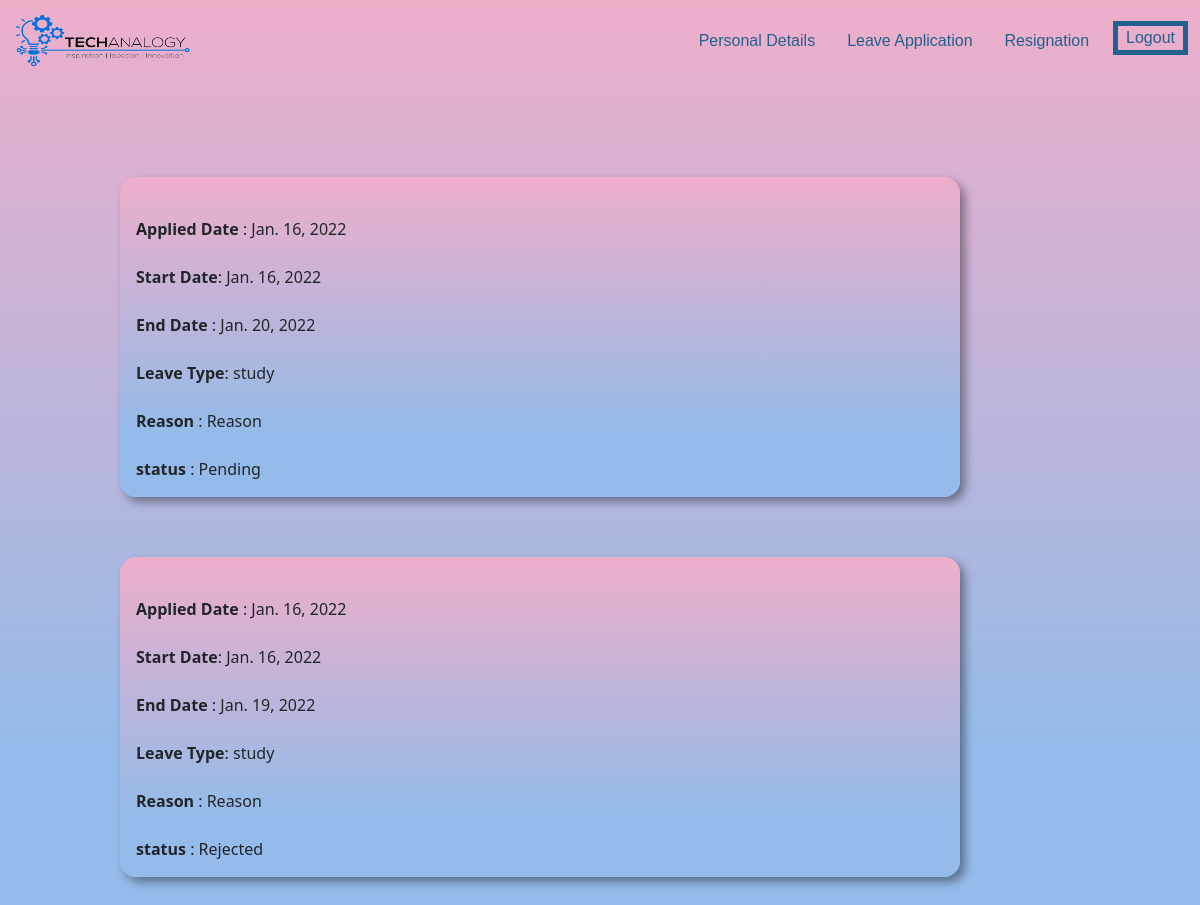
/leave/leave_status/ (signed in), run on an earlier commit of the app's database.
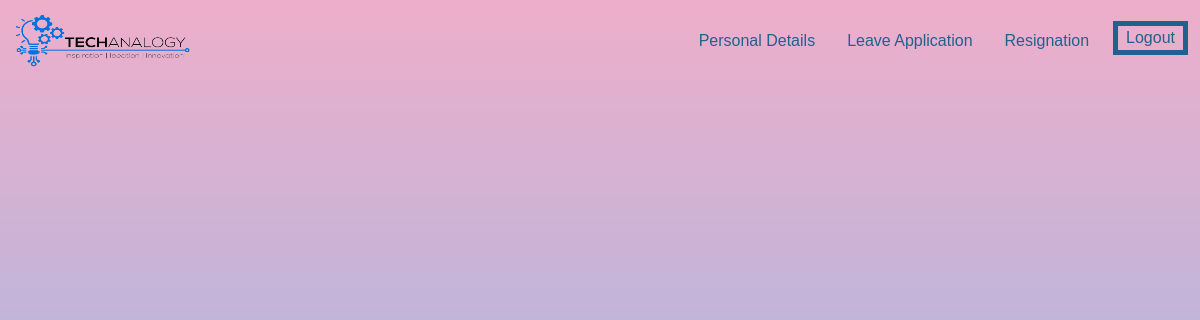
And on a later commit of the database.
### leave/models.py (models this page shows, shortened)
class leave(models.Model):
    applied_date=models.DateField('applied_date',default=date.today)
    user=models.ForeignKey(User,on_delete=models.CASCADE)
    startdate = models.DateField('startdate', help_text='start data of employment', blank=False, null=True)
    enddate = models.DateField('enddate', help_text='end date of employment', blank=False, null=True)
    leavetype = models.CharField(choices=LEAVE_TYPE, max_length=25, default='sick', null=True, blank=False)
    reason = models.CharField('Reason', max_length=255, help_text='add additional information for leave', null=True, blank=True)
    status=models.CharField(choices=STATUS_TYPE, max_length=25,default='Pending')
    is_approved=models.BooleanField(default=False)
    department= models.CharField('department',max_length=30,default=None,null=True)

### leave/views.py (the view)
# urls.py: path('leave_status/', leave_views.leave_status, name='leave_status'),
def leave_status(request):
    leaves=leave.objects.all()
    my_leaves=leaves.filter(user=request.user)
    my_leaves=reversed(list(my_leaves))
    context={
        "my_leaves":my_leaves
    }
    return render(request,'Leave/LeaveStatus.html',context)

### Employee/models.py (called while the page is built)
    def get_role(self):
        r=''
        for role in self.role.all():
            r=r+role.role_name
        return r

### templates/Leave/LeaveStatus.html
 {%  extends "Dashboard/Navbar.html" %}
{% block Style %}
    <link rel="stylesheet" type="text/css" href="/static/Css/LeaveRequest.css">
{% endblock %}
 {% block content %}
 {% for i in my_leaves %}
  <div class="card">
    <div class="card-body">
      <p class="card-text"> <br>
          <strong>Applied Date</strong> : {{i.applied_date}}
          <br><br>
        <strong>Start Date</strong>: {{i.startdate}} <br> <br> <strong> End Date </strong>: {{i.enddate}}<br> <br>
         <strong>Leave Type</strong>: {{i.leavetype}} <br> <br> <strong> Reason </strong>: {{i.reason}}
          <br>  <br>  <strong>status</strong> : {{i.status}}
      </p>
    </div>
  </div>
 {% endfor %}
{% endblock %}

### templates/Dashboard/Navbar.html (shortened to what this page needs)
<html lang="en">
<head>
    <link rel="stylesheet"  href="/static/Css/bootstrap.css">
    {% block Style %}   {% endblock %}
</head>
<body>
<header class="header">
         <div class="navib">
 <nav class="navbar sticky-top w-auto navbar-expand-lg navbar-light " >
      <div class="container-fluid">
        <a class="navbar-brand" href="{% url 'Dashboard' %}">
            <img src="/static/Dashboard/biglogo.png" alt="" width="180" height="55">
        </a>
        <div class="collapse navbar-collapse" id="navbarNav">
          <ul class="navbar-nav ms-auto gap-3">
            <li class="nav-item">
              <a class="nav-link " aria-current="page" href="{% url 'Personal' %}">Personal Details</a>
            </li>
              {% if user.employee.get_role != "TechnicalHead" %}
            <li class="nav-item">
              <a class="nav-link" href=" {% url 'Leave' %} ">Leave Application</a>
            </li>
              <li class="nav-item">
              <a class="nav-link" href="{% url 'resignation' %}">Resignation</a>
            </li>
              {% endif %}
              <li class="nav-item">
              <a class="nav-link active" href=" {% url 'Logout' %}">Logout</a>
            </li>
          </ul>
        </div>
      </div>
 </div>
</header>
</body>
<body>
    {% block content %} {% endblock %}
</body>
</html>

### static/Css/LeaveRequest.css (style rules this page uses)
body { background-color: #d3d3d3; background-image: linear-gradient( #eeaeca, #94bbe9 80%); }
.nav-item a { font-family: Helvetica; color: #21618D !important; }
.nav-item a.active { border: solid #21618D 5px; padding: 0px 0px; }
.navbar { margin-bottom: 8%; }

What changed in the data, as far as the page shows it:
removed leave: applied_date "Jan. 16, 2022", startdate "Jan. 16, 2022", enddate "Jan. 20, 2022", leavetype "study", reason "Reason", status "Pending"
removed leave: applied_date "Jan. 16, 2022", startdate "Jan. 16, 2022", enddate "Jan. 19, 2022", leavetype "study", reason "Reason", status "Rejected"
